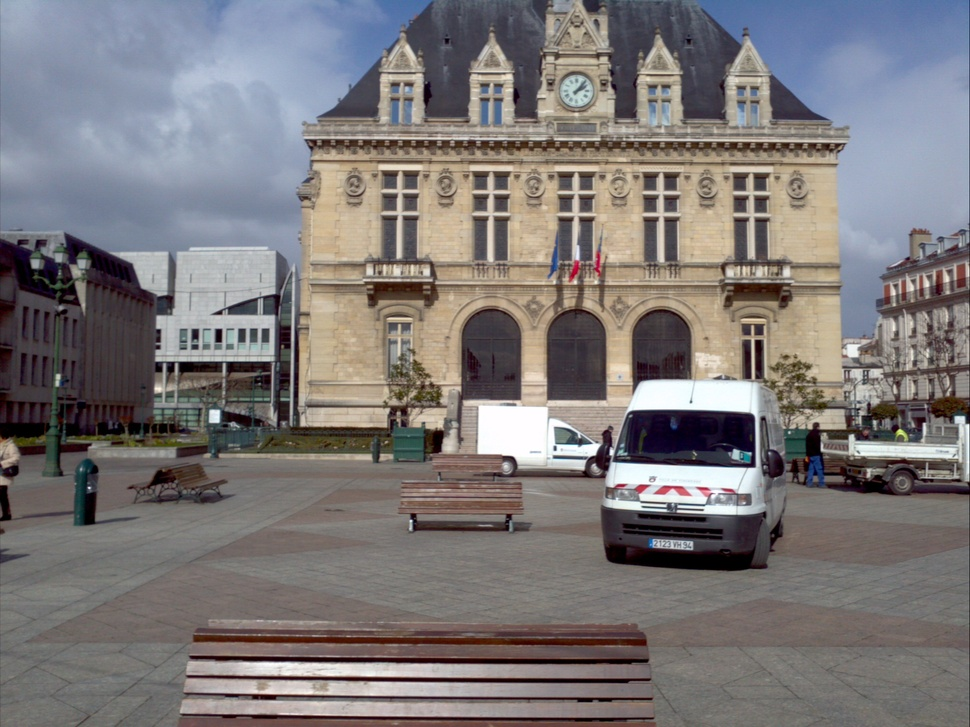
//> input picture TP1/Img/img01.jpg, 970 x 727 px, shrunk from 2048 x 1536 before the run
$ ./harris-laplace Img/img01.jpg   (built with g++ and OpenCV 4)
//> lines starting //> are read from the running program, lines starting //| are printed output that depends on the picture
#include "opencv2/highgui.hpp"
#include "opencv2/imgproc.hpp"
#include "opencv2/xfeatures2d.hpp"
#include <iostream>

using namespace cv;
using namespace std;

Mat src, gradX, gradY;

double harris(Mat& Gx, Mat& Gy, int x, int y, int w, Mat& H)
{
  // A vous de l'écrire
  return 0;  // doit en fait retourner det(H)-0.15 tr^2(H)
}


void mouse_callback(int event, int x, int y, int flags, void* unused)
{
if (event == EVENT_LBUTTONDOWN)
  {
	cout << "Vous avez cliqué sur le point (" << x << ", " << y << ")\n";

	// A vous de compléter
  }
}


int main( int argc, char** argv )
{
  Mat tmp = imread(argv[1]);
//> tmp is the input picture: 727 rows x 970 cols, CV_8UC3; mean B, G, R 120.4, 119.8, 124.1
  Mat kx;

  if (tmp.channels() > 1)
    {
      cvtColor( tmp, src, COLOR_BGR2GRAY );
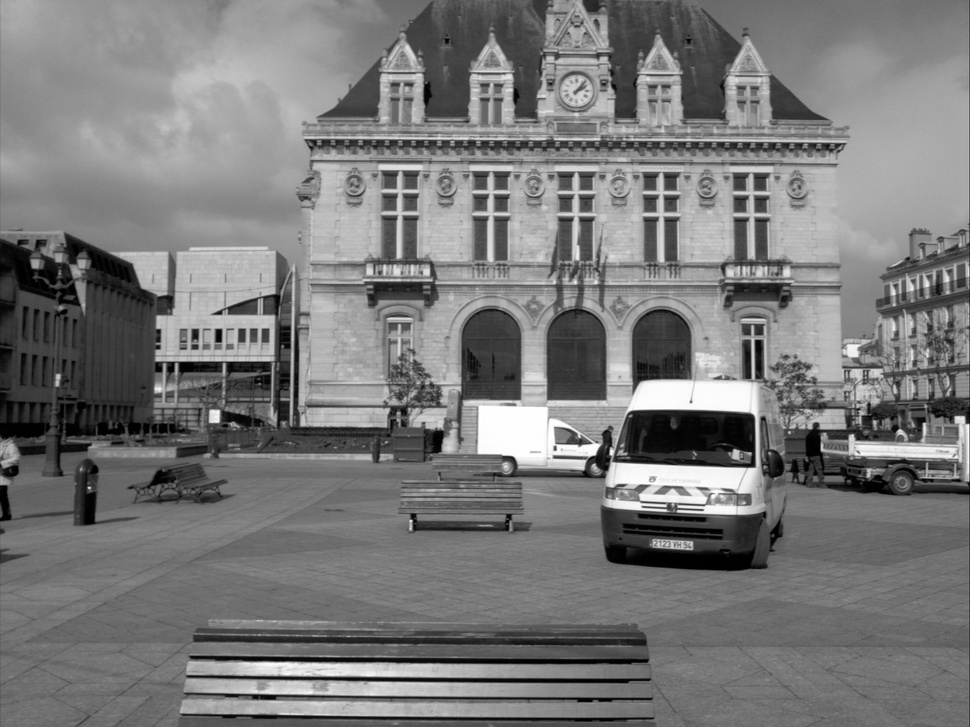
//> src: 727 rows x 970 cols, CV_8UC1; min 0, max 255, mean 121.2
      tmp= src;
    }
  // tmp.convertTo(src, CV_8UC1 );
  tmp.convertTo(src, CV_8UC1);
  // attention, autre conversion en CV_32FC1 probablement nécessaire...


  // Routine de traitement du clic souris
  setMouseCallback("src", mouse_callback, NULL);

  // Détecteur de Harris-Laplace
  Ptr<xfeatures2d::HarrisLaplaceFeatureDetector> p= xfeatures2d::HarrisLaplaceFeatureDetector::create();
  vector<KeyPoint> kpts;

  p->detect(src, kpts);
//> kpts = 2627 keypoints; strongest (x, y, size): (220, 330, 12), (852, 436, 12), (217, 419, 24), (412, 521, 6)

  Mat res;
  drawKeypoints(src, kpts, res);
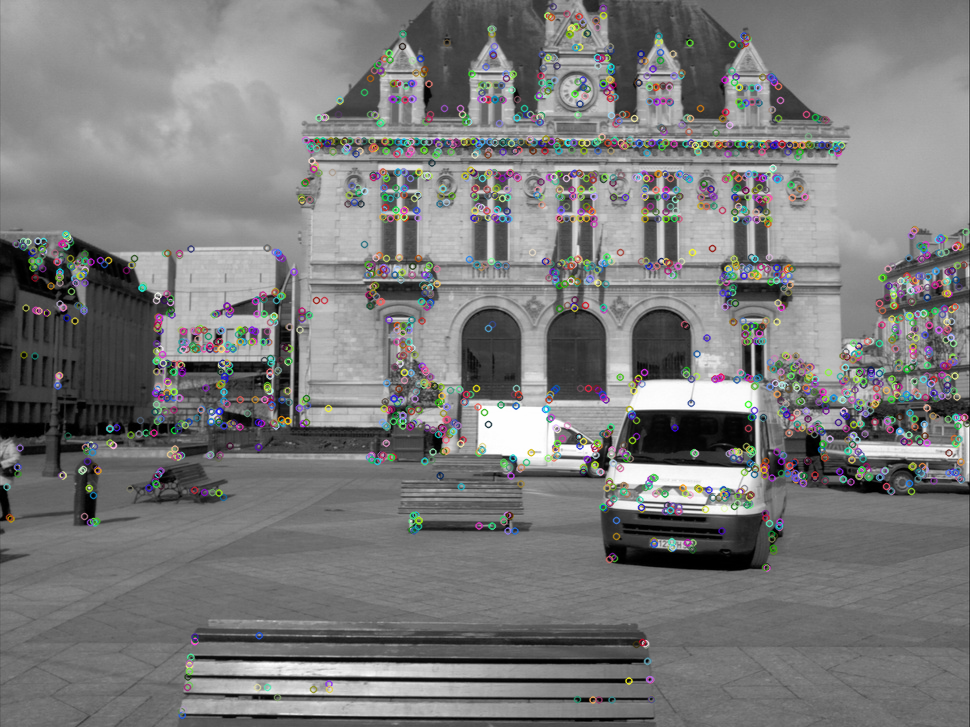
//> res: 727 rows x 970 cols, CV_8UC3; mean B, G, R 122.1, 122.2, 122.2

  namedWindow("res");
  imshow("res", res);

  waitKey();
  return 0;
}

$ run again, on TP1/Img/img03.jpg
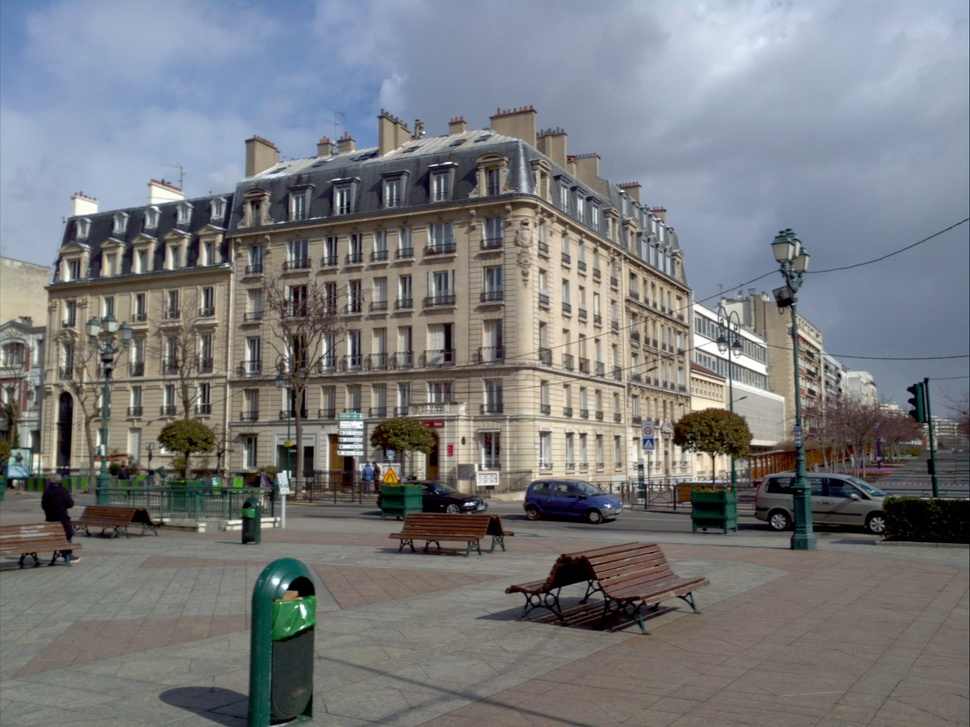
//> input picture TP1/Img/img03.jpg, 970 x 727 px, shrunk from 2048 x 1536 before the run
//> tmp is the input picture: 727 rows x 970 cols, CV_8UC3; mean B, G, R 124.8, 122.1, 120.2
//> `cvtColor( tmp, src, COLOR_BGR2GRAY );`:
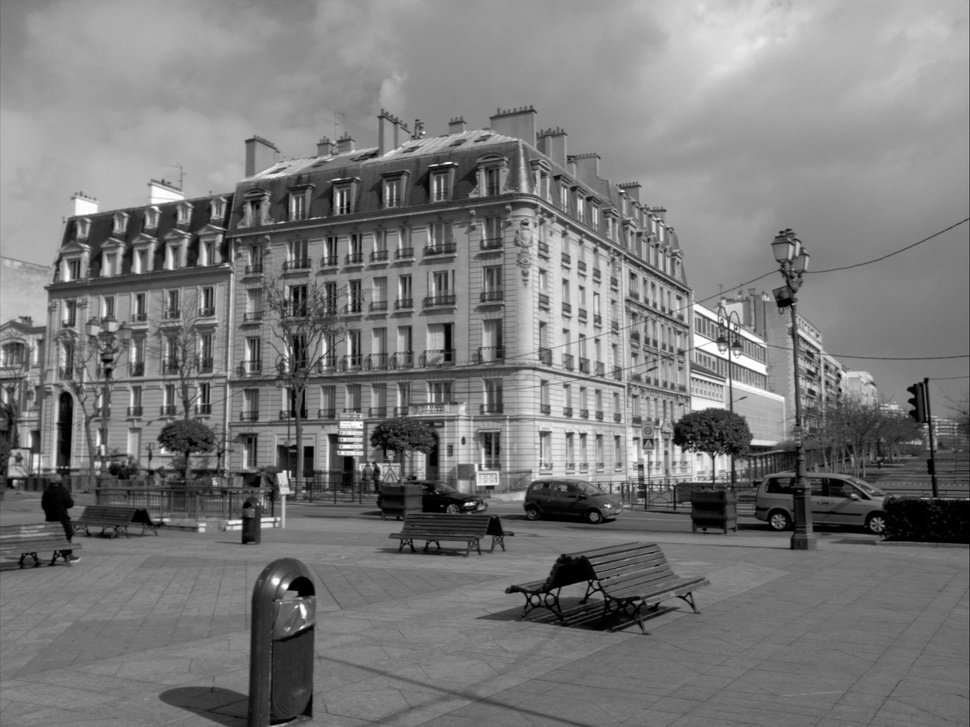
//> src: 727 rows x 970 cols, CV_8UC1; min 0, max 255, mean 121.8
//> kpts = 3180 keypoints; strongest (x, y, size): (286, 586, 12), (466, 504, 8.5), (242, 522, 8.5), (752, 442, 12)
//> `drawKeypoints(src, kpts, res);`:
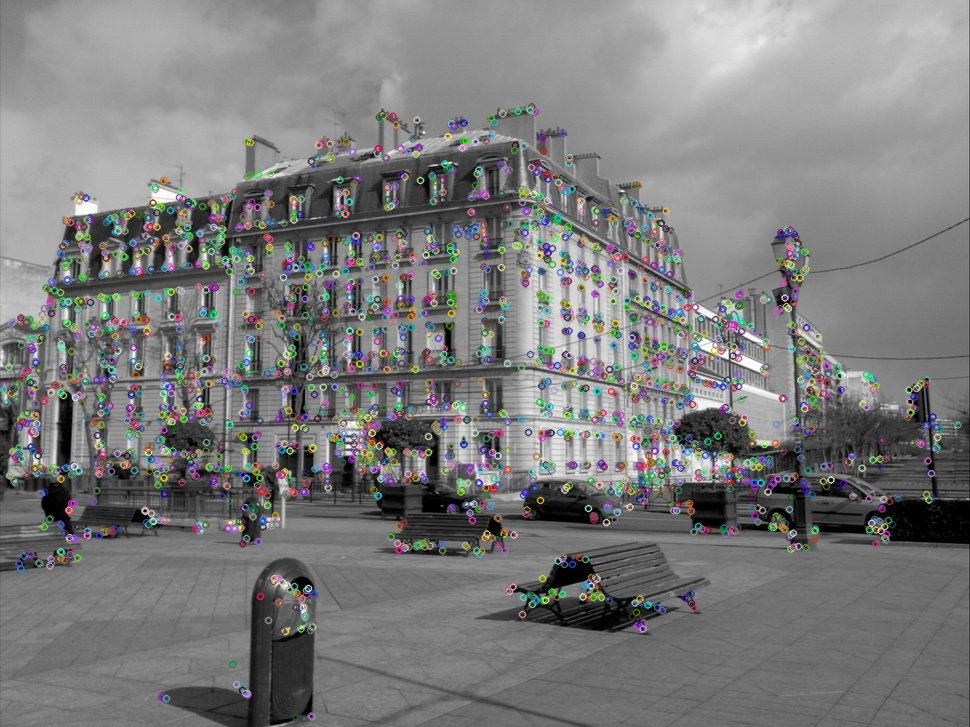
//> res: 727 rows x 970 cols, CV_8UC3; mean B, G, R 123.3, 123.3, 123.2

$ run again, on TP1/Img/img02.small.jpg
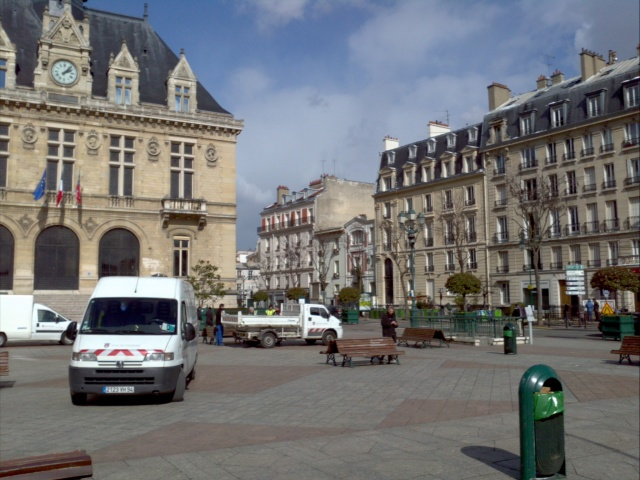
//> input picture TP1/Img/img02.small.jpg, 640 x 480 px
//> tmp is the input picture: 480 rows x 640 cols, CV_8UC3; mean B, G, R 116.1, 114.8, 114.3
//> `cvtColor( tmp, src, COLOR_BGR2GRAY );`:
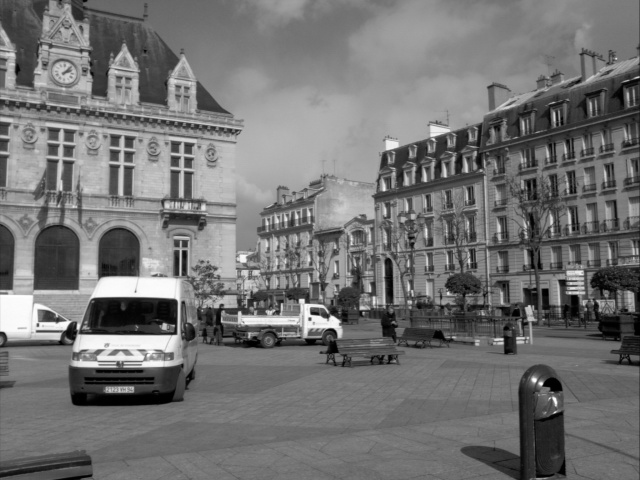
//> src: 480 rows x 640 cols, CV_8UC1; min 0, max 255, mean 114.8
//> kpts = 1620 keypoints; strongest (x, y, size): (302, 300, 12), (311, 314, 6), (313, 313, 14.3), (328, 318, 10.1)
//> `drawKeypoints(src, kpts, res);`:
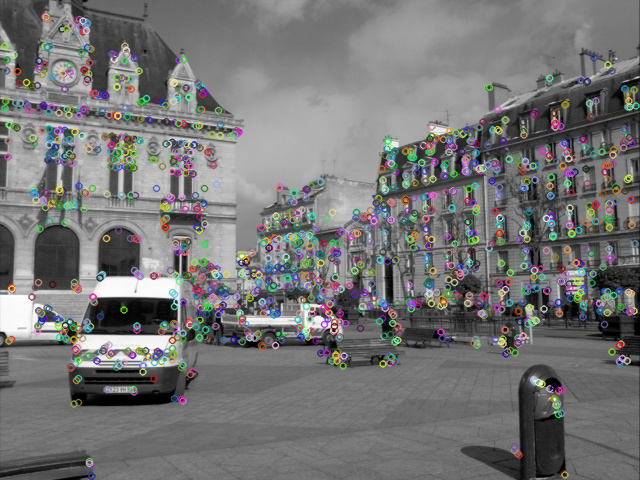
//> res: 480 rows x 640 cols, CV_8UC3; mean B, G, R 116.4, 116.6, 116.6
